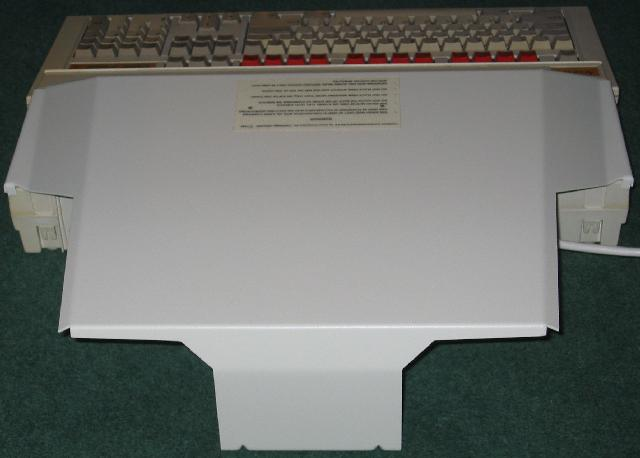
#> input picture apps/huanyu/assets/shop/_raw/p10_1.jpg, 640 x 458 px; its folder holds 4 pictures in this run
$ python _crop.py
#> lines starting #> are read from the running program, lines starting #| are printed output that depends on the picture
from PIL import Image
import glob, os

for f in sorted(glob.glob('assets/shop/_raw/*.jpg')):
    im = Image.open(f).convert('RGB')
#> im is the input picture: PIL image 640x458 RGB; mean R, G, B 109.7, 113.2, 109.4
    s = min(im.size)
#> s = 458
    x = (im.width - s) // 2
#> x = 91
    y = (im.height - s) // 2
#> y = 0
    im = im.crop((x, y, x + s, y + s)).resize((1200, 1200), Image.LANCZOS)
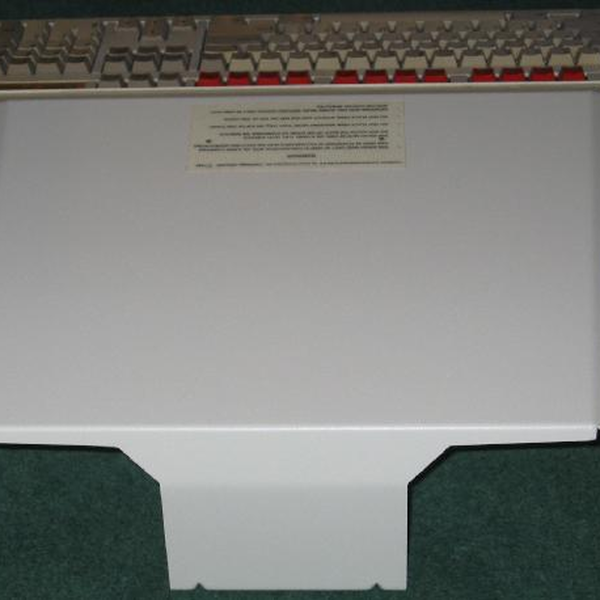
#> im: PIL image 1200x1200 RGB (shown at 1/2 size); mean R, G, B 126.3, 127.9, 124.4
    out = 'assets/shop/' + os.path.basename(f)
    im.save(out, 'JPEG', quality=90, optimize=True)
    print(os.path.basename(out), os.path.getsize(out) // 1024, 'KB')
#> pass 2 of the loop `for f in sorted(glob.glob('assets/shop/_raw/*.jpg')):`:
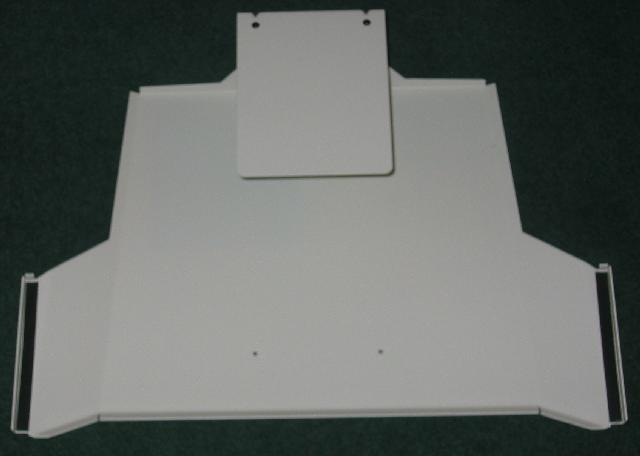
#> input picture apps/huanyu/assets/shop/_raw/p10_2.jpg, 640 x 456 px
#> im is the input picture: PIL image 640x456 RGB; mean R, G, B 99.4, 104.1, 100.8
#> `im = im.crop((x, y, x + s, y + s)).resize((1200, 1200), Image.LANCZOS)`:
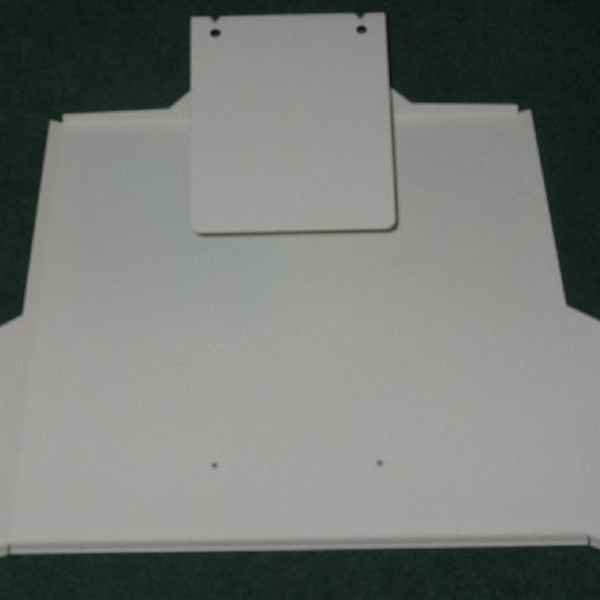
#> im: PIL image 1200x1200 RGB (shown at 1/2 size); mean R, G, B 118.1, 121.7, 118.3
#> pass 3 of the loop `for f in sorted(glob.glob('assets/shop/_raw/*.jpg')):`:
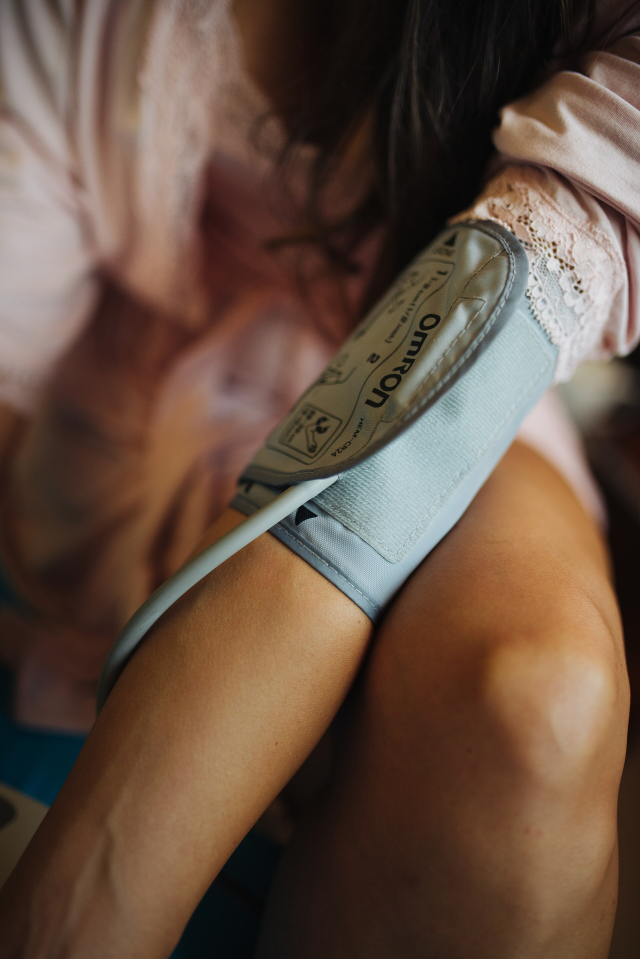
#> input picture apps/huanyu/assets/shop/_raw/p10_3.jpg, 1920 x 2876 px (shown at 1/3 size)
#> im is the input picture: PIL image 1920x2876 RGB; mean R, G, B 102.9, 80.8, 66.5
#> `im = im.crop((x, y, x + s, y + s)).resize((1200, 1200), Image.LANCZOS)`:
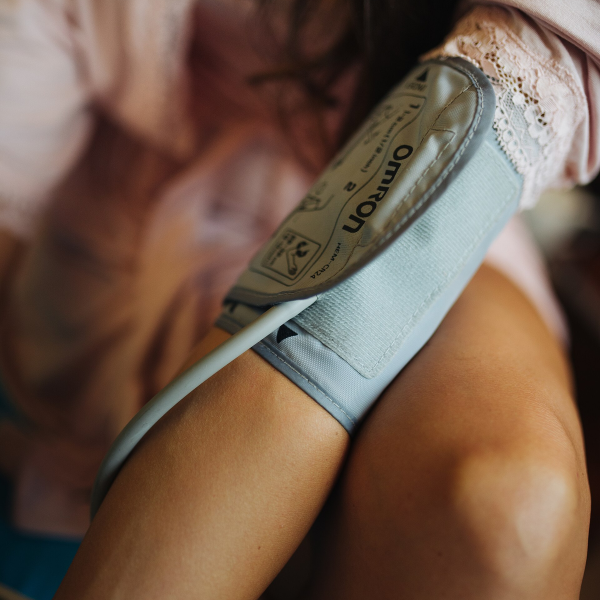
#> im: PIL image 1200x1200 RGB (shown at 1/2 size); mean R, G, B 114.2, 90.7, 75
#> the loop made 4 passes; the first 3 are shown
